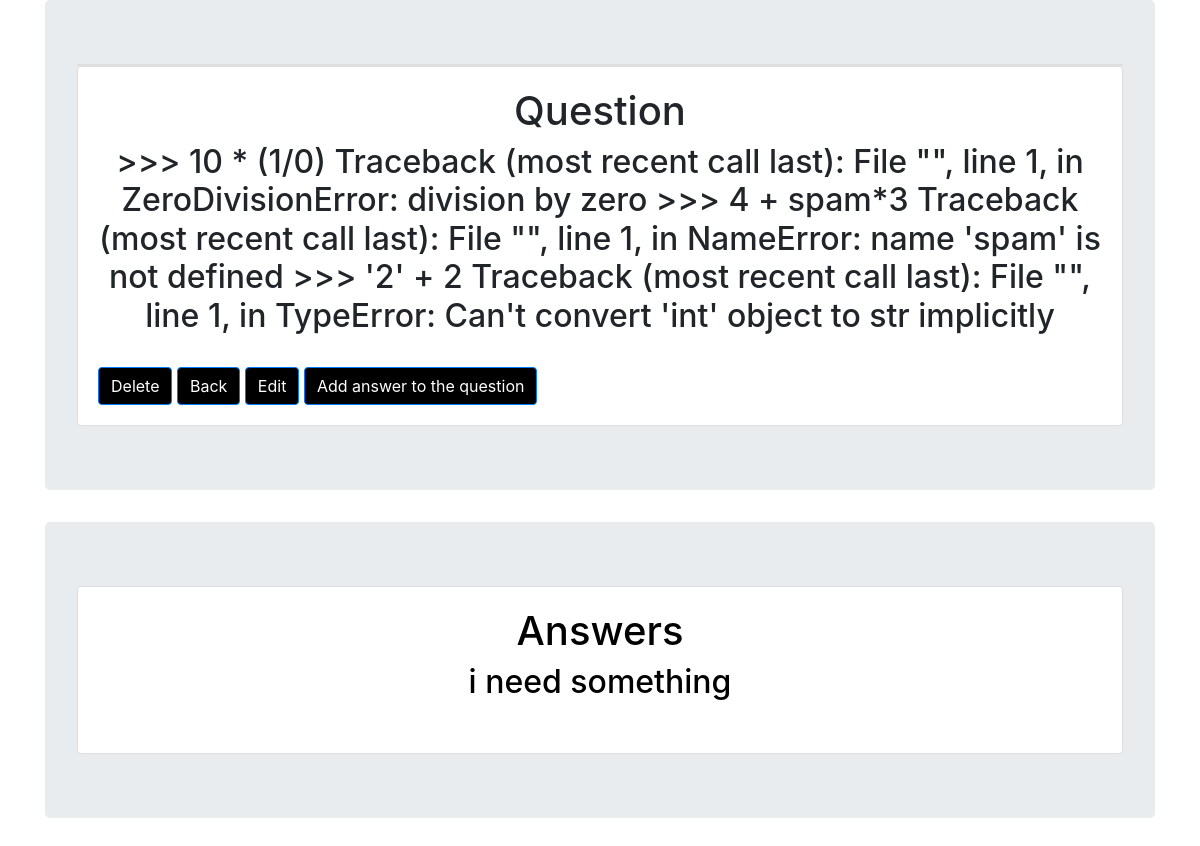
/display.php?id=28, run on the app's committed database.
### tables this page shows
CREATE TABLE IF NOT EXISTS `question` (
  `id` int UNSIGNED NOT NULL AUTO_INCREMENT,
  `id_image` int UNSIGNED NOT NULL,
  `id_registered_user` int UNSIGNED NOT NULL,
  `title` varchar(255) NOT NULL,
  `message` text NOT NULL,
  `vote_number` int NOT NULL,
  `submission_time` timestamp NOT NULL DEFAULT CURRENT_TIMESTAMP,
  PRIMARY KEY (`id`)
);

CREATE TABLE IF NOT EXISTS `answer` (
  `id` int UNSIGNED NOT NULL AUTO_INCREMENT,
  `id_questions` int UNSIGNED NOT NULL,
  `id_registered_user` int UNSIGNED NOT NULL,
  `message` text NOT NULL,
  `vote_number` int NOT NULL,
  `submission_time` timestamp NOT NULL DEFAULT CURRENT_TIMESTAMP,
  PRIMARY KEY (`id`),
  KEY `foreignkey` (`id_questions`)
);

### Classes/Db.php (called while the page is built, shortened)
<?php
class Db {
    public function connect(){
        $this->host = 'localhost';
        $this->username = 'root';
        $this->password = 'derank123';
        $this->dbname = 'askmate';
        $this->charset = 'utf8mb4';
        try{
            $dsn = "mysql:host=".$this->host.";dbname=".$this->dbname.";charset=".$this->charset;
            $pdo = new PDO($dsn, $this->username,$this->password);
            $pdo->setAttribute(PDO::ATTR_ERRMODE, PDO::ERRMODE_EXCEPTION);
            $pdo->setAttribute(PDO::ATTR_DEFAULT_FETCH_MODE, PDO::FETCH_ASSOC);
            return $pdo;
        }catch (PDOException $e){
            echo "Connection failed, check your password or username: ".$e->getMessage();
        }
    }
}

### Classes/Questions.php (the view, shortened to what this page needs)
<?php
class Questions extends Db {
    public function displayQuestions($id){
        $sql = "SELECT message FROM question WHERE id=?";
        $stmt = $this->connect()->prepare($sql);
        $stmt->execute([$id]);
        while ($row = $stmt->fetch()) {
            echo '<h2 style="text-align: center">'.$row['message'].'</h2>'.'<br>';
        }
    }
}

### Classes/Answers.php (shortened to what this page needs)
<?php
include_once 'Classes/Questions.php';
class Answers extends Db {
    public function showAnswers($question_id){
        $sql = "SELECT message from answer WHERE id_questions =?";
        $stmt = $this->connect()->prepare($sql);
        $stmt->execute([$question_id]);
        while ($row = $stmt->fetch()) {
            echo '<h2 style="text-align: center; color:black;">'.$row['message'].'</h2>'.'<br>';
        }
    }
}

### data on the page
question: message ">>> 10 * (1/0) Traceback (most recent call last): File \" \", line 1, in ZeroDivisionError: division by zero >>> 4 + spam*3 Traceback (most recent call last): File \" \", line 1, in NameError: name 'spam' is not defined >>> '2' + 2 Traceback (most recent call last): File \" \", line 1, in TypeError: Can't convert 'int' object to str implicitly"
answer: message "i need something"
